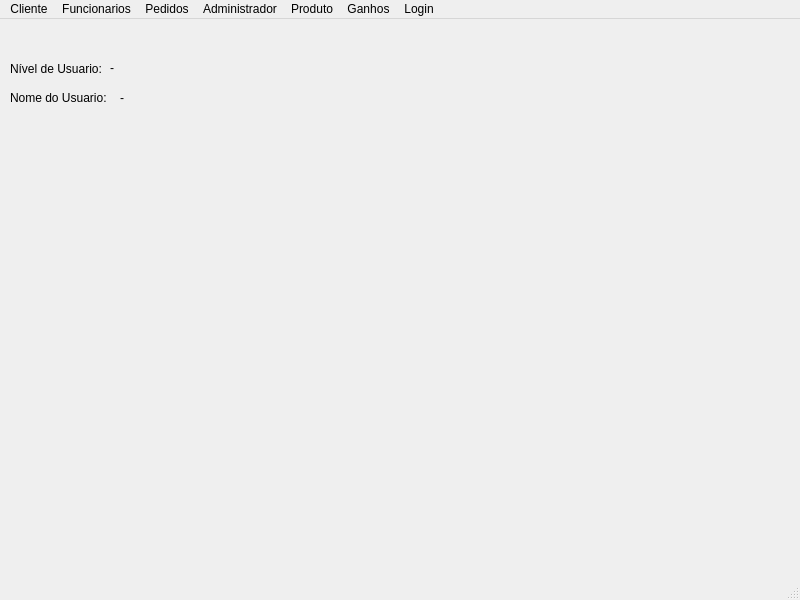
<?xml version="1.0" encoding="UTF-8"?>
<ui version="4.0">
 <class>MainWindow</class>
 <widget class="QMainWindow" name="MainWindow">
  <property name="geometry">
   <rect>
    <x>0</x>
    <y>0</y>
    <width>800</width>
    <height>600</height>
   </rect>
  </property>
  <property name="windowTitle">
   <string>MainWindow</string>
  </property>
  <widget class="QWidget" name="centralwidget">
   <widget class="QLabel" name="lblUsu">
    <property name="geometry">
     <rect>
      <x>110</x>
      <y>40</y>
      <width>171</width>
      <height>17</height>
     </rect>
    </property>
    <property name="text">
     <string>-</string>
    </property>
   </widget>
   <widget class="QLabel" name="lblNome">
    <property name="geometry">
     <rect>
      <x>120</x>
      <y>70</y>
      <width>161</width>
      <height>17</height>
     </rect>
    </property>
    <property name="text">
     <string>-</string>
    </property>
   </widget>
   <widget class="QLabel" name="label">
    <property name="geometry">
     <rect>
      <x>10</x>
      <y>40</y>
      <width>121</width>
      <height>20</height>
     </rect>
    </property>
    <property name="text">
     <string>Nível de Usuario:</string>
    </property>
   </widget>
   <widget class="QLabel" name="label_2">
    <property name="geometry">
     <rect>
      <x>10</x>
      <y>70</y>
      <width>121</width>
      <height>17</height>
     </rect>
    </property>
    <property name="text">
     <string>Nome do Usuario:</string>
    </property>
   </widget>
  </widget>
  <widget class="QMenuBar" name="menuBar">
   <property name="geometry">
    <rect>
     <x>0</x>
     <y>0</y>
     <width>800</width>
     <height>22</height>
    </rect>
   </property>
   <widget class="QMenu" name="menuFuncionarios">
    <property name="title">
     <string>Funcionarios</string>
    </property>
    <addaction name="actionCadastroFun"/>
    <addaction name="actionEdFun"/>
    <addaction name="actionDELFunc"/>
    <addaction name="actionListarFunc"/>
   </widget>
   <widget class="QMenu" name="menuPedidos">
    <property name="title">
     <string>Pedidos</string>
    </property>
    <addaction name="actionCadastroPed"/>
    <addaction name="actionEdPedido"/>
    <addaction name="actionDELPedido"/>
    <addaction name="actionListarPed"/>
   </widget>
   <widget class="QMenu" name="menuAdministrador">
    <property name="title">
     <string>Administrador</string>
    </property>
    <addaction name="actionCadastroAdm"/>
    <addaction name="actionEdAdmin"/>
    <addaction name="actionDELAdmin"/>
    <addaction name="actionListarAdmin"/>
   </widget>
   <widget class="QMenu" name="menuCliente">
    <property name="title">
     <string>Cliente</string>
    </property>
    <addaction name="actionCadastroCli"/>
    <addaction name="actionEdCli"/>
    <addaction name="actionDELCli"/>
    <addaction name="actionListarCli"/>
   </widget>
   <widget class="QMenu" name="menuProduto">
    <property name="title">
     <string>Produto</string>
    </property>
    <addaction name="actionCadastroPro"/>
    <addaction name="actionEdProd"/>
    <addaction name="actionDELProd"/>
    <addaction name="actionListarProd"/>
   </widget>
   <widget class="QMenu" name="menuGanhos">
    <property name="title">
     <string>Ganhos</string>
    </property>
    <addaction name="separator"/>
    <addaction name="actionMes"/>
    <addaction name="actionAnual"/>
   </widget>
   <widget class="QMenu" name="menuSair">
    <property name="title">
     <string>Login</string>
    </property>
    <addaction name="actionSair"/>
   </widget>
   <addaction name="menuCliente"/>
   <addaction name="menuFuncionarios"/>
   <addaction name="menuPedidos"/>
   <addaction name="menuAdministrador"/>
   <addaction name="menuProduto"/>
   <addaction name="menuGanhos"/>
   <addaction name="menuSair"/>
  </widget>
  <widget class="QStatusBar" name="statusbar"/>
  <action name="actionCadastroCli">
   <property name="text">
    <string>Cadastro</string>
   </property>
  </action>
  <action name="actionEdCli">
   <property name="checkable">
    <bool>false</bool>
   </property>
   <property name="enabled">
    <bool>true</bool>
   </property>
   <property name="text">
    <string>Edição</string>
   </property>
  </action>
  <action name="actionDELCli">
   <property name="text">
    <string>Exclusão</string>
   </property>
  </action>
  <action name="actionCadastroFun">
   <property name="text">
    <string>Cadastro</string>
   </property>
  </action>
  <action name="actionEdFun">
   <property name="text">
    <string>Edição</string>
   </property>
  </action>
  <action name="actionCadastroPed">
   <property name="text">
    <string>Cadastro</string>
   </property>
  </action>
  <action name="actionEdi_o_3">
   <property name="text">
    <string>Edição</string>
   </property>
  </action>
  <action name="actionCadastroAdm">
   <property name="text">
    <string>Cadastro</string>
   </property>
  </action>
  <action name="actionCadastroPro">
   <property name="text">
    <string>Cadastro</string>
   </property>
  </action>
  <action name="actionEdPedido">
   <property name="text">
    <string>Edição</string>
   </property>
  </action>
  <action name="actionDELFunc">
   <property name="text">
    <string>Exclusão</string>
   </property>
  </action>
  <action name="actionDELPedido">
   <property name="text">
    <string>Exclusão</string>
   </property>
  </action>
  <action name="actionEdAdmin">
   <property name="text">
    <string>Edição</string>
   </property>
  </action>
  <action name="actionDELAdmin">
   <property name="text">
    <string>Exclusão</string>
   </property>
  </action>
  <action name="actionEdProd">
   <property name="text">
    <string>Edição</string>
   </property>
  </action>
  <action name="actionDELProd">
   <property name="text">
    <string>Exclusão</string>
   </property>
  </action>
  <action name="actionMes">
   <property name="text">
    <string>Mensal</string>
   </property>
  </action>
  <action name="actionAnual">
   <property name="text">
    <string>Anual</string>
   </property>
  </action>
  <action name="actionSair">
   <property name="text">
    <string>Sair</string>
   </property>
  </action>
  <action name="actionListarCli">
   <property name="text">
    <string>Listar</string>
   </property>
  </action>
  <action name="actionListarFunc">
   <property name="text">
    <string>Listar</string>
   </property>
  </action>
  <action name="actionListarPed">
   <property name="text">
    <string>Listar</string>
   </property>
  </action>
  <action name="actionListarAdmin">
   <property name="text">
    <string>Listar</string>
   </property>
  </action>
  <action name="actionListarProd">
   <property name="text">
    <string>Listar</string>
   </property>
  </action>
 </widget>
 <resources/>
 <connections>
  <connection>
   <sender>actionCadastroCli</sender>
   <signal>triggered()</signal>
   <receiver>MainWindow</receiver>
   <slot>showCli()</slot>
   <hints>
    <hint type="sourcelabel">
     <x>-1</x>
     <y>-1</y>
    </hint>
    <hint type="destinationlabel">
     <x>208</x>
     <y>204</y>
    </hint>
   </hints>
  </connection>
  <connection>
   <sender>actionCadastroFun</sender>
   <signal>triggered()</signal>
   <receiver>MainWindow</receiver>
   <slot>showFunc()</slot>
   <hints>
    <hint type="sourcelabel">
     <x>-1</x>
     <y>-1</y>
    </hint>
    <hint type="destinationlabel">
     <x>304</x>
     <y>99</y>
    </hint>
   </hints>
  </connection>
  <connection>
   <sender>actionCadastroAdm</sender>
   <signal>triggered()</signal>
   <receiver>MainWindow</receiver>
   <slot>showAdmin()</slot>
   <hints>
    <hint type="sourcelabel">
     <x>-1</x>
     <y>-1</y>
    </hint>
    <hint type="destinationlabel">
     <x>432</x>
     <y>163</y>
    </hint>
   </hints>
  </connection>
  <connection>
   <sender>actionCadastroPro</sender>
   <signal>triggered()</signal>
   <receiver>MainWindow</receiver>
   <slot>showProd()</slot>
   <hints>
    <hint type="sourcelabel">
     <x>-1</x>
     <y>-1</y>
    </hint>
    <hint type="destinationlabel">
     <x>520</x>
     <y>68</y>
    </hint>
   </hints>
  </connection>
  <connection>
   <sender>actionCadastroPed</sender>
   <signal>triggered()</signal>
   <receiver>MainWindow</receiver>
   <slot>showPedido()</slot>
   <hints>
    <hint type="sourcelabel">
     <x>-1</x>
     <y>-1</y>
    </hint>
    <hint type="destinationlabel">
     <x>233</x>
     <y>149</y>
    </hint>
   </hints>
  </connection>
  <connection>
   <sender>actionEdCli</sender>
   <signal>triggered()</signal>
   <receiver>MainWindow</receiver>
   <slot>showCliED()</slot>
   <hints>
    <hint type="sourcelabel">
     <x>-1</x>
     <y>-1</y>
    </hint>
    <hint type="destinationlabel">
     <x>399</x>
     <y>299</y>
    </hint>
   </hints>
  </connection>
  <connection>
   <sender>actionDELCli</sender>
   <signal>triggered()</signal>
   <receiver>MainWindow</receiver>
   <slot>showCliDEL()</slot>
   <hints>
    <hint type="sourcelabel">
     <x>-1</x>
     <y>-1</y>
    </hint>
    <hint type="destinationlabel">
     <x>399</x>
     <y>299</y>
    </hint>
   </hints>
  </connection>
  <connection>
   <sender>actionEdFun</sender>
   <signal>triggered()</signal>
   <receiver>MainWindow</receiver>
   <slot>showFuncED()</slot>
   <hints>
    <hint type="sourcelabel">
     <x>-1</x>
     <y>-1</y>
    </hint>
    <hint type="destinationlabel">
     <x>399</x>
     <y>299</y>
    </hint>
   </hints>
  </connection>
  <connection>
   <sender>actionDELFunc</sender>
   <signal>triggered()</signal>
   <receiver>MainWindow</receiver>
   <slot>showFuncDEL()</slot>
   <hints>
    <hint type="sourcelabel">
     <x>-1</x>
     <y>-1</y>
    </hint>
    <hint type="destinationlabel">
     <x>399</x>
     <y>299</y>
    </hint>
   </hints>
  </connection>
  <connection>
   <sender>actionEdPedido</sender>
   <signal>triggered()</signal>
   <receiver>MainWindow</receiver>
   <slot>showPedidoED()</slot>
   <hints>
    <hint type="sourcelabel">
     <x>-1</x>
     <y>-1</y>
    </hint>
    <hint type="destinationlabel">
     <x>399</x>
     <y>299</y>
    </hint>
   </hints>
  </connection>
  <connection>
   <sender>actionDELPedido</sender>
   <signal>triggered()</signal>
   <receiver>MainWindow</receiver>
   <slot>showPedidoDEL()</slot>
   <hints>
    <hint type="sourcelabel">
     <x>-1</x>
     <y>-1</y>
    </hint>
    <hint type="destinationlabel">
     <x>399</x>
     <y>299</y>
    </hint>
   </hints>
  </connection>
  <connection>
   <sender>actionEdAdmin</sender>
   <signal>triggered()</signal>
   <receiver>MainWindow</receiver>
   <slot>showAdminED()</slot>
   <hints>
    <hint type="sourcelabel">
     <x>-1</x>
     <y>-1</y>
    </hint>
    <hint type="destinationlabel">
     <x>399</x>
     <y>299</y>
    </hint>
   </hints>
  </connection>
  <connection>
   <sender>actionDELAdmin</sender>
   <signal>triggered()</signal>
   <receiver>MainWindow</receiver>
   <slot>showAdminDEL()</slot>
   <hints>
    <hint type="sourcelabel">
     <x>-1</x>
     <y>-1</y>
    </hint>
    <hint type="destinationlabel">
     <x>399</x>
     <y>299</y>
    </hint>
   </hints>
  </connection>
  <connection>
   <sender>actionEdProd</sender>
   <signal>triggered()</signal>
   <receiver>MainWindow</receiver>
   <slot>showProdED()</slot>
   <hints>
    <hint type="sourcelabel">
     <x>-1</x>
     <y>-1</y>
    </hint>
    <hint type="destinationlabel">
     <x>399</x>
     <y>299</y>
    </hint>
   </hints>
  </connection>
  <connection>
   <sender>actionDELProd</sender>
   <signal>triggered()</signal>
   <receiver>MainWindow</receiver>
   <slot>showProdDEL()</slot>
   <hints>
    <hint type="sourcelabel">
     <x>-1</x>
     <y>-1</y>
    </hint>
    <hint type="destinationlabel">
     <x>399</x>
     <y>299</y>
    </hint>
   </hints>
  </connection>
  <connection>
   <sender>actionMes</sender>
   <signal>triggered()</signal>
   <receiver>MainWindow</receiver>
   <slot>showGanhosMes()</slot>
   <hints>
    <hint type="sourcelabel">
     <x>-1</x>
     <y>-1</y>
    </hint>
    <hint type="destinationlabel">
     <x>399</x>
     <y>299</y>
    </hint>
   </hints>
  </connection>
  <connection>
   <sender>actionAnual</sender>
   <signal>triggered()</signal>
   <receiver>MainWindow</receiver>
   <slot>showGanhosAno()</slot>
   <hints>
    <hint type="sourcelabel">
     <x>-1</x>
     <y>-1</y>
    </hint>
    <hint type="destinationlabel">
     <x>399</x>
     <y>299</y>
    </hint>
   </hints>
  </connection>
  <connection>
   <sender>actionSair</sender>
   <signal>triggered()</signal>
   <receiver>MainWindow</receiver>
   <slot>showLogin()</slot>
   <hints>
    <hint type="sourcelabel">
     <x>-1</x>
     <y>-1</y>
    </hint>
    <hint type="destinationlabel">
     <x>483</x>
     <y>142</y>
    </hint>
   </hints>
  </connection>
  <connection>
   <sender>actionListarCli</sender>
   <signal>triggered()</signal>
   <receiver>MainWindow</receiver>
   <slot>showListarCli()</slot>
   <hints>
    <hint type="sourcelabel">
     <x>-1</x>
     <y>-1</y>
    </hint>
    <hint type="destinationlabel">
     <x>399</x>
     <y>299</y>
    </hint>
   </hints>
  </connection>
  <connection>
   <sender>actionListarFunc</sender>
   <signal>triggered()</signal>
   <receiver>MainWindow</receiver>
   <slot>showListarFunc()</slot>
   <hints>
    <hint type="sourcelabel">
     <x>-1</x>
     <y>-1</y>
    </hint>
    <hint type="destinationlabel">
     <x>399</x>
     <y>299</y>
    </hint>
   </hints>
  </connection>
  <connection>
   <sender>actionListarPed</sender>
   <signal>triggered()</signal>
   <receiver>MainWindow</receiver>
   <slot>showListarPed()</slot>
   <hints>
    <hint type="sourcelabel">
     <x>-1</x>
     <y>-1</y>
    </hint>
    <hint type="destinationlabel">
     <x>399</x>
     <y>299</y>
    </hint>
   </hints>
  </connection>
  <connection>
   <sender>actionListarProd</sender>
   <signal>triggered()</signal>
   <receiver>MainWindow</receiver>
   <slot>showListarProd()</slot>
   <hints>
    <hint type="sourcelabel">
     <x>-1</x>
     <y>-1</y>
    </hint>
    <hint type="destinationlabel">
     <x>399</x>
     <y>299</y>
    </hint>
   </hints>
  </connection>
  <connection>
   <sender>actionListarAdmin</sender>
   <signal>triggered()</signal>
   <receiver>MainWindow</receiver>
   <slot>showListarAdmin()</slot>
   <hints>
    <hint type="sourcelabel">
     <x>-1</x>
     <y>-1</y>
    </hint>
    <hint type="destinationlabel">
     <x>399</x>
     <y>299</y>
    </hint>
   </hints>
  </connection>
 </connections>
 <slots>
  <slot>showCli()</slot>
  <slot>showFunc()</slot>
  <slot>showAdmin()</slot>
  <slot>showProd()</slot>
  <slot>showPedido()</slot>
  <slot>showPedidoED()</slot>
  <slot>showCliED()</slot>
  <slot>showFuncED()</slot>
  <slot>showAdminED()</slot>
  <slot>showCliDEL()</slot>
  <slot>showPedidoDEL()</slot>
  <slot>showFuncDEL()</slot>
  <slot>showAdminDEL()</slot>
  <slot>showProdED()</slot>
  <slot>showProdDEL()</slot>
  <slot>showGanhosMes()</slot>
  <slot>showGanhosAno()</slot>
  <slot>showLogin()</slot>
  <slot>showListarCli()</slot>
  <slot>showListarPed()</slot>
  <slot>showListarProd()</slot>
  <slot>showListarAdmin()</slot>
  <slot>showListarFunc()</slot>
 </slots>
</ui>
